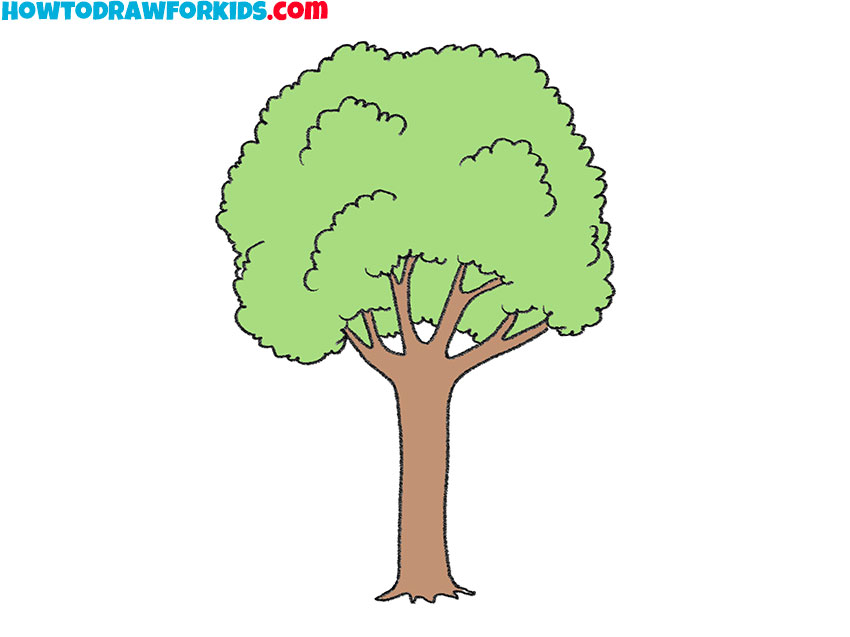
#> input picture images/tree.jpg, 850 x 637 px, found by its file name
$ jupyter execute --allow-errors PROJET_COUR.ipynb
#> lines starting #> are read from the running program, lines starting #| are printed output that depends on the picture; after the words box and inside, x2 and y2 are one past the last pixel; in counts of white or black regions, pixels touching at a corner belong together
### core/solver.py
import cv2
import numpy as np
import random
from deap import base, creator, tools, algorithms
from visual import BrushStroke, brushes_to_image, extract_features, load_brush_library, compute_edge_map, convert_rgb_to_lab, unflatten_genome, flatten_genome, compute_gradient_orientation
from skimage.color import rgb2lab, deltaE_cie76

from skimage.color import deltaE_ciede2000
from sklearn.cluster import KMeans

from sklearn.metrics.pairwise import euclidean_distances

# --- Parameters ---
GENOME_LENGTH = 70
CANVAS_SIZE = (128, 128)

MUTATION_RATE = 0.4
CROSSOVER_RATE = 0.5
ELITE_SIZE = 2
NOVELTY_K = 5


# --- Fitness & Genome Definitions ---
creator.create("FitnessMulti", base.Fitness, weights=(-1.0, 1.0))  # fitness ↓, novelty ↑
#> (this line was passed over: deap is not available in this run)
creator.create("Individual", list, fitness=creator.FitnessMulti)
#> (this line was passed over: deap is not available in this run)


# --- Novelty Function ---
# [9 lines left out: function compute_novelty, not called in this run]

# --- Edge-based Pixel Sampling ---
def get_edge_filtered_pixels(image_rgb, threshold=50):
    gray = cv2.cvtColor(image_rgb, cv2.COLOR_RGB2GRAY)
    edges = cv2.Canny(gray, threshold1=threshold, threshold2=threshold * 3)

    # Get (y, x) coordinates of edge pixels
    edge_coords = np.argwhere(edges > 0)
    edge_pixels = image_rgb[edges > 0]

    return edge_pixels, edge_coords


# --- K-Means Clustering Over Edge Pixels ---
def get_kmeans_clusters(image_rgb, n_clusters=5):
    """
    Uses edge-detected regions to focus clustering on visually important parts of the image.
    Returns cluster_positions as (x, y) coordinates.
    """

    edge_pixels, edge_coords = get_edge_filtered_pixels(image_rgb)

    if len(edge_pixels) < n_clusters:
        raise ValueError("Not enough edge pixels for K-means clustering.")

    kmeans = KMeans(n_clusters=n_clusters, random_state=42)
    kmeans.fit(edge_coords)

    cluster_positions = [(int(x), int(y)) for y, x in kmeans.cluster_centers_]

    return cluster_positions, kmeans.cluster_centers_


# --- Fitness Function ---

def convert_rgb_to_lab(img):
    return rgb2lab(img / 255.0)


# [154 lines left out: functions compute_fitness, evaluate_fitness, run_solver, not called in this run]

### notebooks/PROJET_COUR.ipynb
<a href="https://colab.research.google.com/github/marianne-b/GeneticDrawing/blob/main/notebooks/PROJET_COUR.ipynb" target="_parent"></a>

# Projet IN013

Installations

[cell 1]
import matplotlib.pyplot as plt
import numpy as np
from PIL import Image
from visual import brushes_to_image, extract_features,compute_edge_map, convert_rgb_to_lab
from solver import run_solver, get_kmeans_clusters
import os

from visual import load_brush_library, compute_gradient_orientation

from visual import BrushStroke

[cell 2]
def load_image(path, size=(128, 128)):
#> called with path = 'tree.jpg', size = (128, 128)
    img = Image.open(path).convert("RGB")
#> img is the input picture: PIL image 850x637 RGB; mean R, G, B 232.9, 240.8, 224.9
    img = img.resize(size)
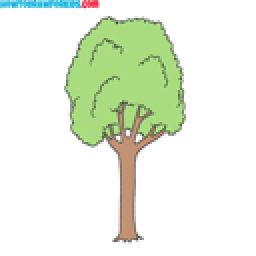
#> img: PIL image 128x128 RGB (shown 2 times larger); mean R, G, B 232.8, 240.6, 224.8
    return np.array(img)

target_img = load_image("tree.jpg", size=(128, 128))
#> (the rest of this cell did not finish here and is left out)

#> (a cell that did not finish here is left out)

#> (a cell that did not finish here is left out)

[cell 5]
from solver import unflatten_genome

# --- Show the Best Result ---

#> (the rest of this cell did not finish here and is left out)

#> (a cell that did not finish here is left out)

[cell 7]
from sklearn.decomposition import PCA

#> (the rest of this cell did not finish here and is left out)

[cell 8]
from visual import images_to_gif

from IPython.display import Image as IPyImage, display

# Save the frames
os.makedirs("out", exist_ok=True)
#> (the rest of this cell did not finish here and is left out)

#> (a cell that did not finish here is left out)

[cell 10]
# Debug

import cv2
import matplotlib.pyplot as plt

# Load brush with alpha channel
brush = cv2.imread("brushes/watercolor/0.png", cv2.IMREAD_UNCHANGED)
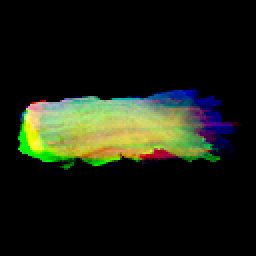
#> input picture brushes/watercolor/0.png, 128 x 128 px, found by its file name (shown 2 times larger)
#> brush is the input picture: shape (128, 128, 4); mean B, G, R, A 17.6, 30.8, 25.8, 49.1

# Check shape and extract alpha
if brush.shape[-1] == 4:
    alpha = brush[:, :, 3]
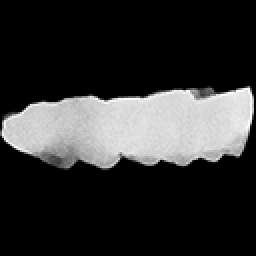
#> alpha: shape (128, 128) (shown 2 times larger); min 0, max 255, mean 49.1
    plt.imshow(alpha, cmap="gray")
#> (this line was passed over: IPython is not available in this run)
    plt.title("Alpha Channel of Brush 0")
#> (this line was passed over: IPython is not available in this run)
    plt.axis("off")
#> (this line was passed over: IPython is not available in this run)
    plt.show()
else:
    print("No alpha channel found!")

#> (a cell that did not finish here is left out)

[cell 12]
import matplotlib.pyplot as plt

positions, _ = get_kmeans_clusters(target_img, n_clusters=10)
#> in get_edge_filtered_pixels, `gray = cv2.cvtColor(image_rgb, cv2.COLOR_RGB2GRAY)`:
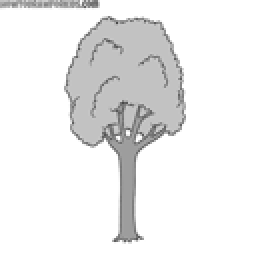
#> gray: shape (128, 128) (shown 2 times larger); min 72, max 255, mean 236.5
#> in get_edge_filtered_pixels, `edges = cv2.Canny(gray, threshold1=threshold, threshold2=threshold * 3)`:
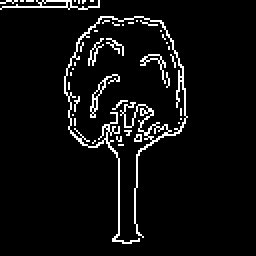
#> edges: shape (128, 128) (shown 2 times larger); 5.6% white in thin lines or dots, all inside (x1, y1, x2, y2) = (0, 0, 94, 122)
#> in get_edge_filtered_pixels, `edge_coords = np.argwhere(edges > 0)`: edge_coords = 919 pairs, first value 0 to 121, second value 0 to 93
#> in get_edge_filtered_pixels, `edge_pixels = image_rgb[edges > 0]`: edge_pixels = 919 rows, first 8: [132, 215, 236], [101, 206, 232], [155, 223, 238], [164, 225, 239], [101, 205, 233], [66, 194, 228], [154, 222, 236], [171, 227, 240]
#> positions = [(36, 39), (73, 64), (40, 8), (63, 107), (80, 23), (54, 48), (13, 1), (56, 16), (89, 45), (49, 68)]

plt.imshow(target_img)
#> (this line was passed over: IPython is not available in this run)
#> (the rest of this cell did not finish here and is left out)
